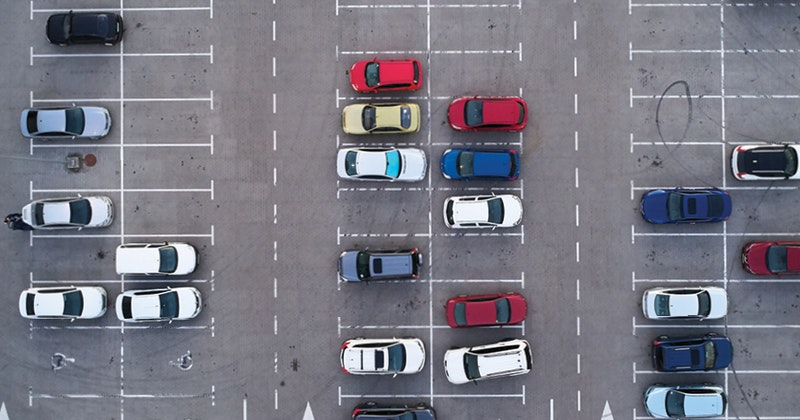
//> input picture Sources/Images/parking1.jpg, 800 x 420 px
$ ./ui   (built with g++ and OpenCV 4)
//> lines starting //> are read from the running program, lines starting //| are printed output that depends on the picture
#include <opencv2/core/core.hpp>
#include <opencv2/highgui/highgui.hpp>
#include <opencv2/imgproc.hpp>
#include <iostream>


using namespace cv;
using namespace std;

int main()
{
    //read the image file
    Mat img = imread("C:/Users/Julie/Pictures/Images_OpenCV/parking1.jpg");
//> img is the input picture: 420 rows x 800 cols, CV_8UC3; mean B, G, R 130.8, 119.7, 120.1

    if (img.empty()) // Check for failure
    {
        cout << "Could not open or find the image" << endl;
        system("pause"); //wait for any key press
        return -1;
    }

    //circle(image, Point(250, 150), 100, Scalar(0, 255, 128), -100);
    //circle(image, Point(350, 150), 100, Scalar(255, 255, 255), -100);

    // Convert to gray-scale

    Mat greyMat, colorMat;
    cvtColor(img, greyMat, cv::COLOR_RGB2GRAY);
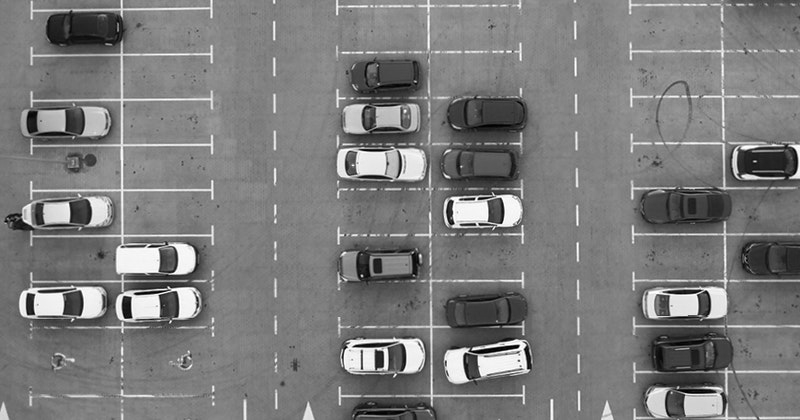
//> greyMat: 420 rows x 800 cols, CV_8UC1; min 0, max 255, mean 123.1

    // Store the edges
    Mat edges;

    // Find the edges in the image using canny detector
    Canny(greyMat, edges, 200, 255);
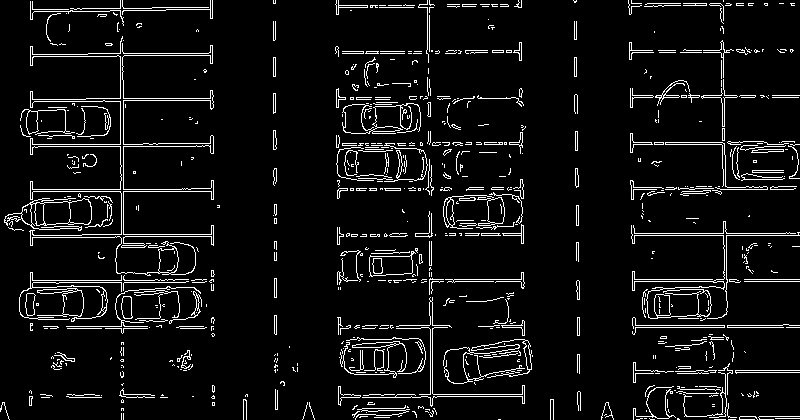
//> edges: 420 rows x 800 cols, CV_8UC1; 6.6% white in thin lines or dots
    //cout << edges << endl;
    // Create a vector to store lines of the image
    vector<Vec4i> lines;

    // Apply Hough Transform
    HoughLinesP(edges, lines, 1, CV_PI / 180, 20,5, 10);
//> lines = 811 lines (x1, y1, x2, y2), first 8: [30, 11, 72, 10], [406, 279, 523, 279], [632, 325, 799, 325], [30, 146, 213, 146], [369, 394, 524, 394], [631, 189, 694, 189], [629, 52, 756, 52], [335, 53, 474, 53]

    // Draw lines on the image
    for (size_t i = 0; i < lines.size(); i++) {

            Vec4i l = lines[i];

            line(greyMat, Point(l[0], l[1]), Point(l[2], l[3]), Scalar(255, 0, 0), 3, LINE_AA);
    }
//> this loop made 811 passes
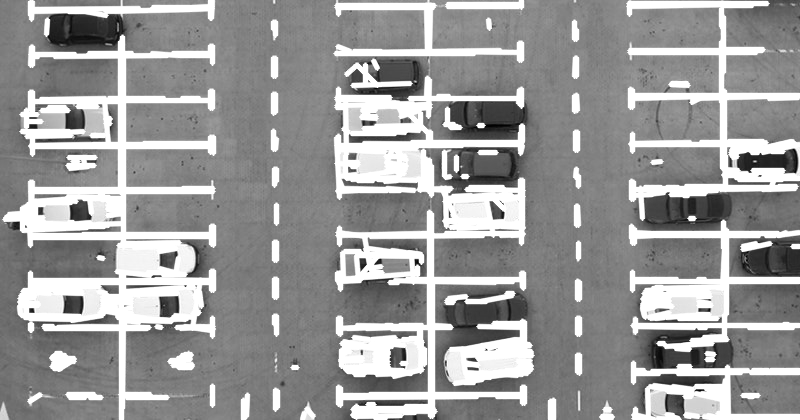
//> greyMat: 420 rows x 800 cols, CV_8UC1; min 0, max 255, mean 153.1


    imshow("Mon Parking Jacky", img);
    imshow("Mon Parking Jacky GRIS", greyMat);

    waitKey(0); // Wait for any keystroke in the window

    return 0;
}

$ run again, with Sources/Images/parking2.jpg copied over Sources/Images/parking1.jpg
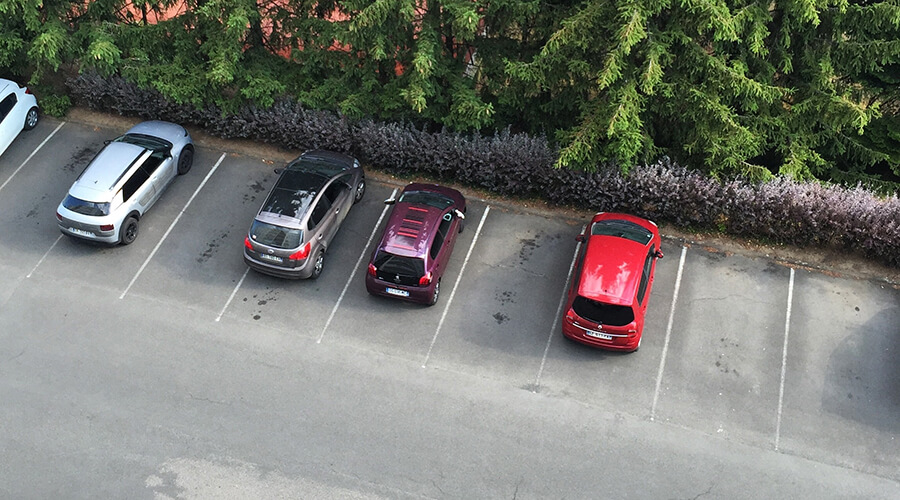
//> input picture Sources/Images/parking2.jpg, 900 x 500 px
//> img is the input picture: 500 rows x 900 cols, CV_8UC3; mean B, G, R 111.8, 118, 116.1
//> `Canny(greyMat, edges, 200, 255);`:
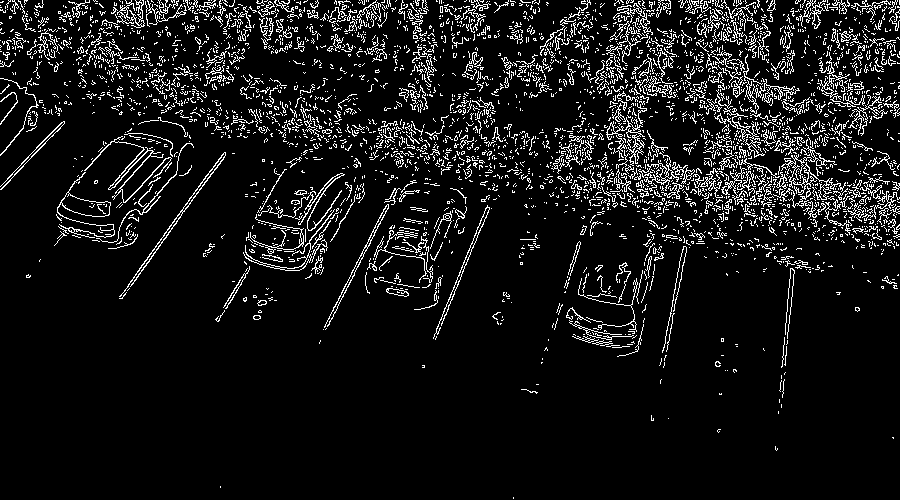
//> edges: 500 rows x 900 cols, CV_8UC1; 8.7% white in thin lines or dots
//> lines = 2714 lines (x1, y1, x2, y2), first 8: [368, 6, 425, 5], [524, 12, 535, 12], [612, 38, 710, 43], [680, 21, 764, 24], [783, 47, 789, 47], [350, 10, 426, 13], [83, 55, 138, 67], [80, 48, 126, 58]
//> the loop `for (size_t i = 0; i < lines.size(); i++)` made 2714 passes
//> after the loop `for (size_t i = 0; i < lines.size(); i++)`:
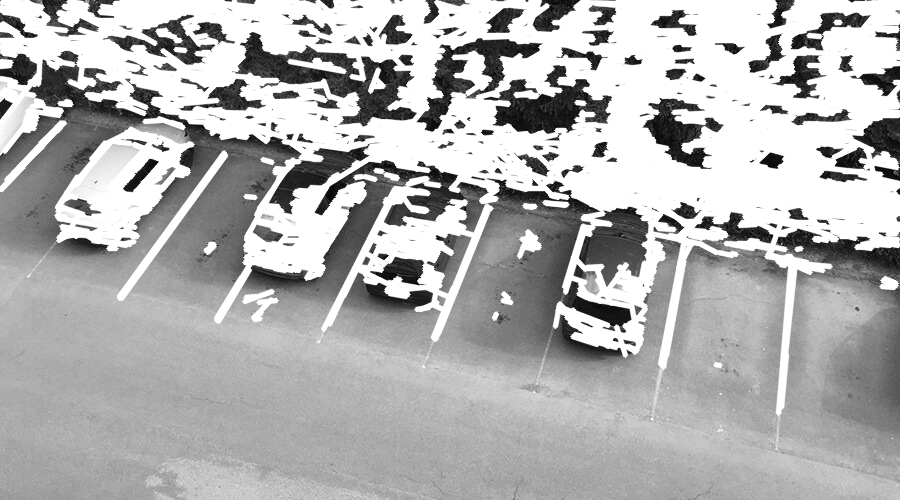
//> greyMat: 500 rows x 900 cols, CV_8UC1; min 0, max 255, mean 177.5
